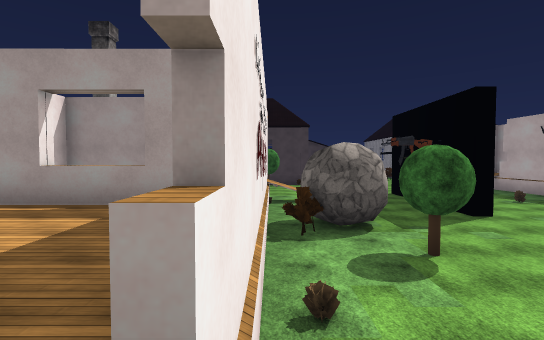
view 1 (above)

24 first-person views from a walk through a scene from a Unity 3-D project. The camera is 1.5 m above the floor, tilts 2° down and sees 85° across. The floor is counted in squares, 2 m on a side. Each view is taken from the middle of a square. On the plan, view 1 faces up. The plan holds only what a view shows up to about 10 squares ahead; the rest is blank. The place goes on beyond the plan. Some trees and plants on the terrain are drawn as simple stand-ins. Some surface patterns are stand-ins.

view 2
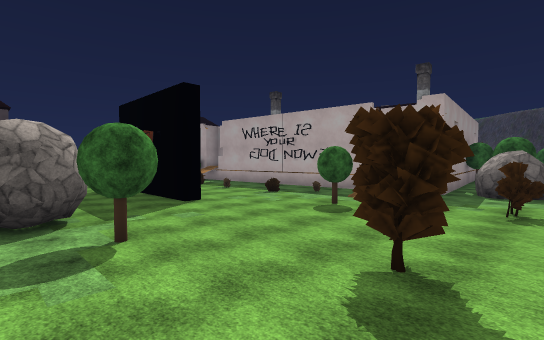

view 3
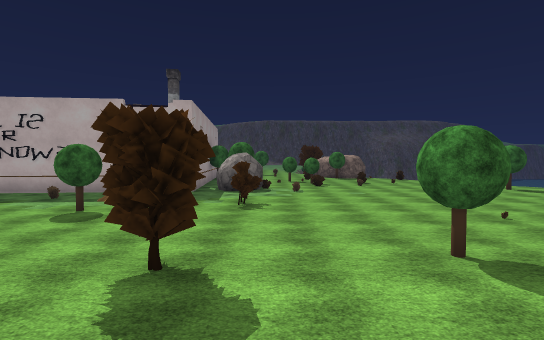

view 4
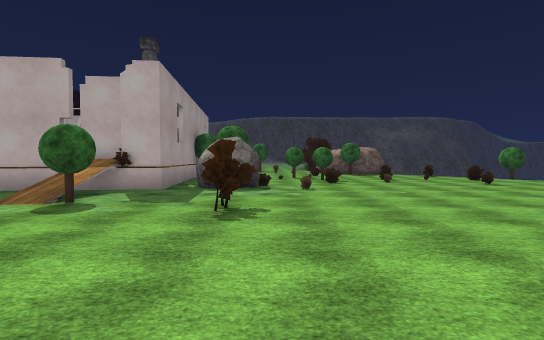

view 5
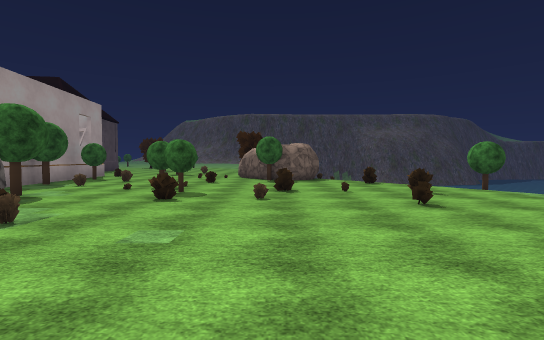

view 6
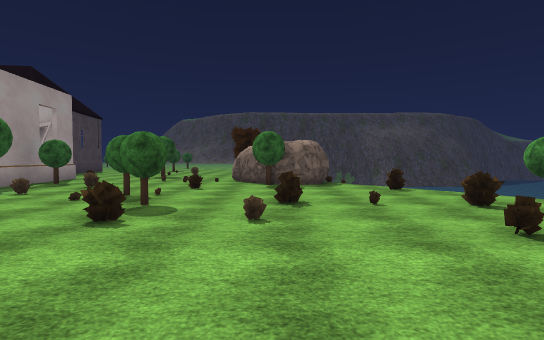

view 7
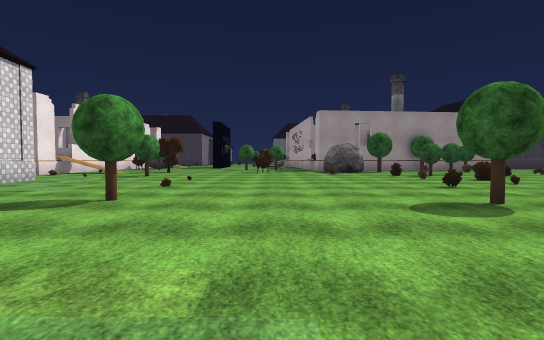

view 8
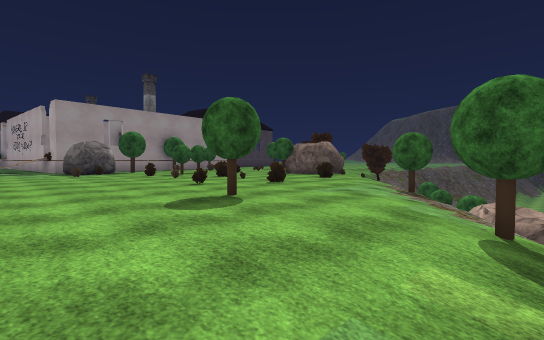

view 9
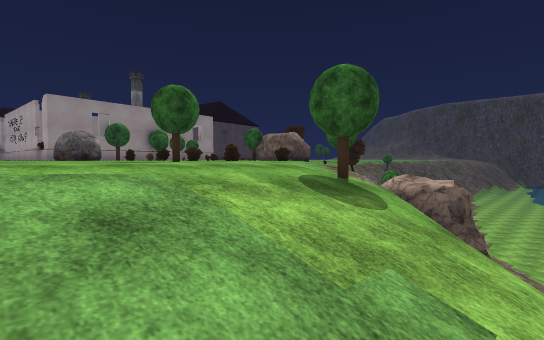

view 10
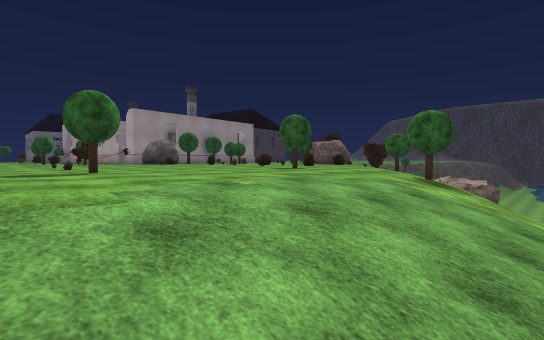

view 11
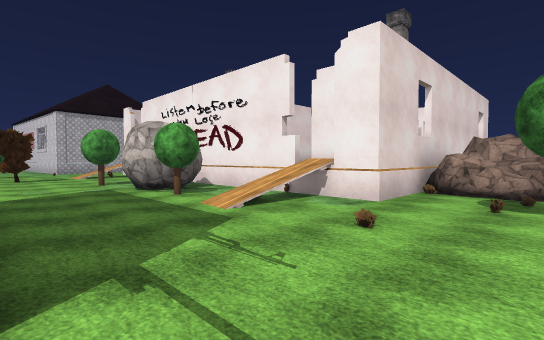

view 12
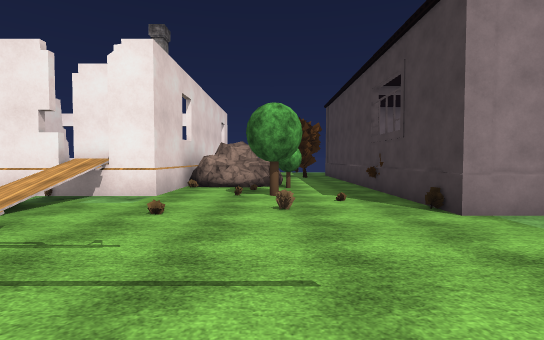

view 13
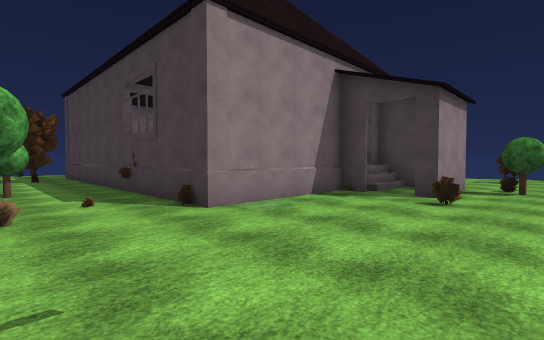

view 14
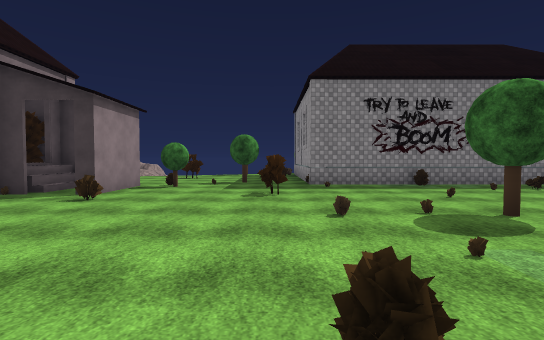

view 15
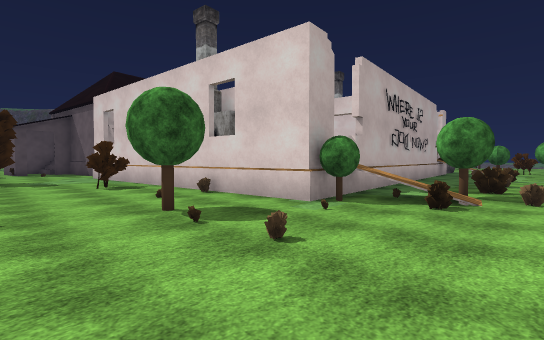

view 16
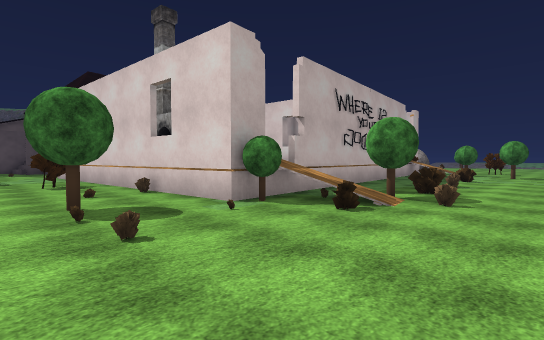

view 17
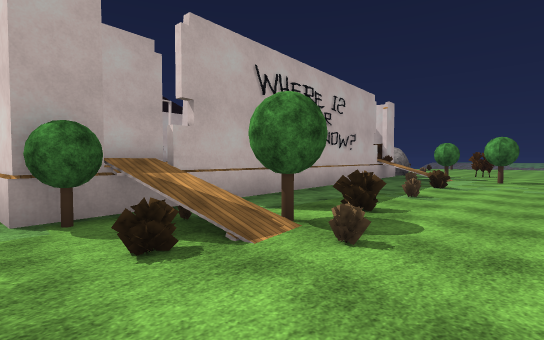

view 18
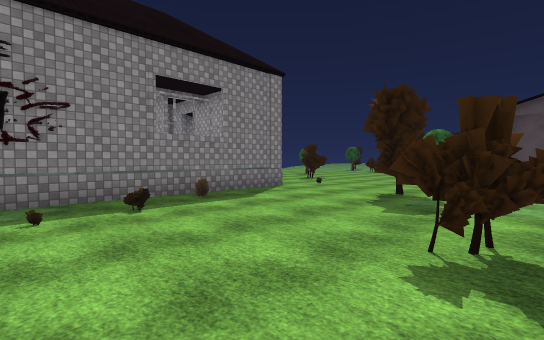

view 19
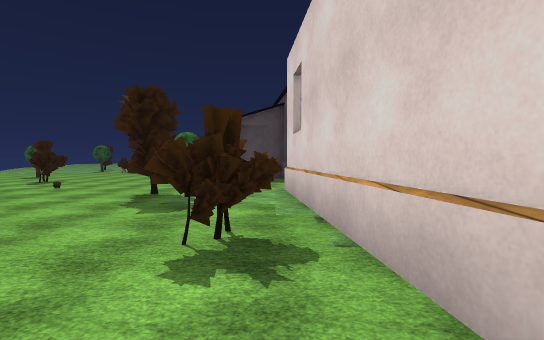

view 20
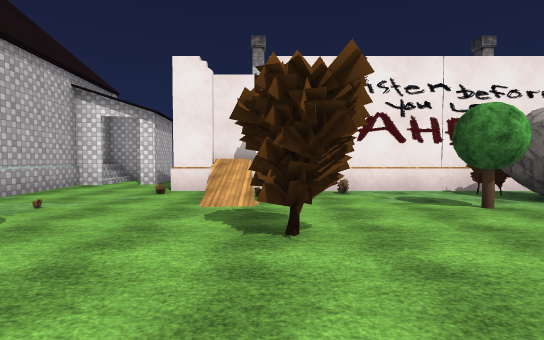

view 21
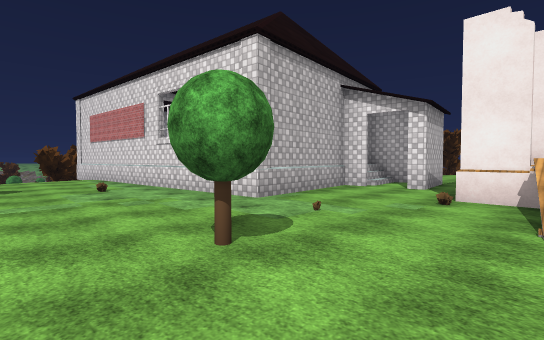

view 22
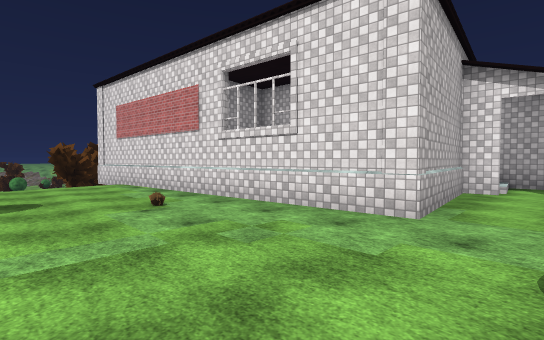

view 23
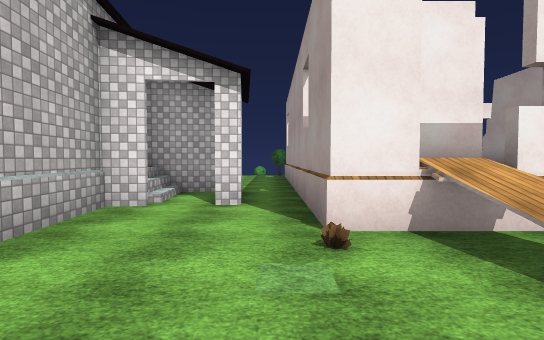

view 24
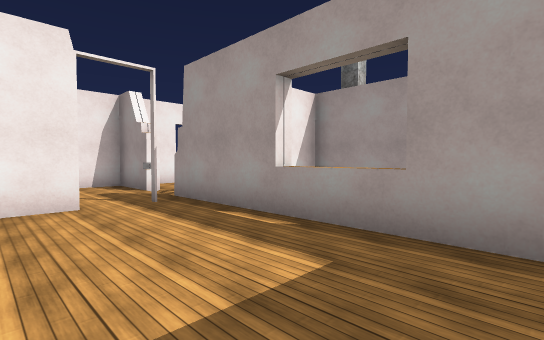

### Floor plan
Key: @ floor where view 1 was taken; # wall or solid block; x gap in a wall; . main floor; - floor 0.25 m lower than the main floor; _ floor 0.5 m lower than the main floor; : floor 0.75 m higher than the main floor; < floor 0.75 m lower than the main floor; + floor 1.25 m higher than the main floor; ( floor 7 m lower than the main floor; / step, stairs or slope; ^ raised ledge; B bush; R rock; T tree; O other object.
Columns run from 10 left of view 1 to 20 right of it. Each row starts with its distance up from view 1.
 26               .T
 25               ..
 24               ...T.##
 23            T# .T...O##B#######.
 22            T###B..........B....
 21             #.#...T......B.....
 20             #..B.............TT
 19             #................T.
 18             #......B.T...TT...
 17     #########.............T....
 16     .....O.B........###B#######
 15    TT.............B.T+#
 14        RT.T.B....B.//+#
 13       RRR.........T..##
 12     #RRRR.........B..#
 11          #...........#
 10         # +:......B..#
  9     ### # #..........#
  8     #     #.T..#.....#
  7           #RR.....B..#
  6 #++       #TR.......O#
  5 ##++###^###..........###
  4 #+++x+++++#.T.....TT//T#    ###
  3    +x+++++B...........#####T#T.
  2     #+++++#...........R.......
  1         #+#/..T...TT..RRT.B.B..
  0         #+@:/.........O........
 -1    ########..........B....T....
 -2    ...........T.........BT..B..
 -3    ...###.....................R
 -4       # #...............BB...T
 -5       # #####................RR
 -6             #.................R
 -7             #..........B.B.B.-
 -8             #...............-
 -9             #....T....T...--/
-10             #............--T
-11             ##.........---/
-12              #...-------//  R
-13              #-------__T/   R
-14              #T__<</////    ///
-15              TT/////////    //(

Where each view was taken, in squares from view 1:
view 1: 0 up, 0 right, facing up
view 2: 0 up, 1 right, facing up-right
view 3: 0 up, 1 right, facing right
view 4: 0 up, 4 right, facing right
view 5: 4 down, 8 right, facing right
view 6: 4 down, 10 right, facing right
view 7: 13 down, 9 right, facing up
view 8: 13 down, 9 right, facing up-right
view 9: 15 down, 9 right, facing up-right
view 10: 15 down, 5 right, facing up-right
view 11: 14 up, 5 right, facing down-left
view 12: 14 up, 6 right, facing left
view 13: 14 up, 6 right, facing up-left
view 14: 14 up, 8 right, facing up
view 15: 20 up, 7 right, facing down-right
view 16: 19 up, 6 right, facing down-right
view 17: 16 up, 6 right, facing down-right
view 18: 17 up, 13 right, facing up-right
view 19: 17 up, 13 right, facing right
view 20: 1 up, 7 right, facing left
view 21: 0 up, 6 right, facing down-left
view 22: 3 down, 6 right, facing down-left
view 23: 2 down, 3 right, facing left
view 24: 2 up, 1 left, facing up-left
